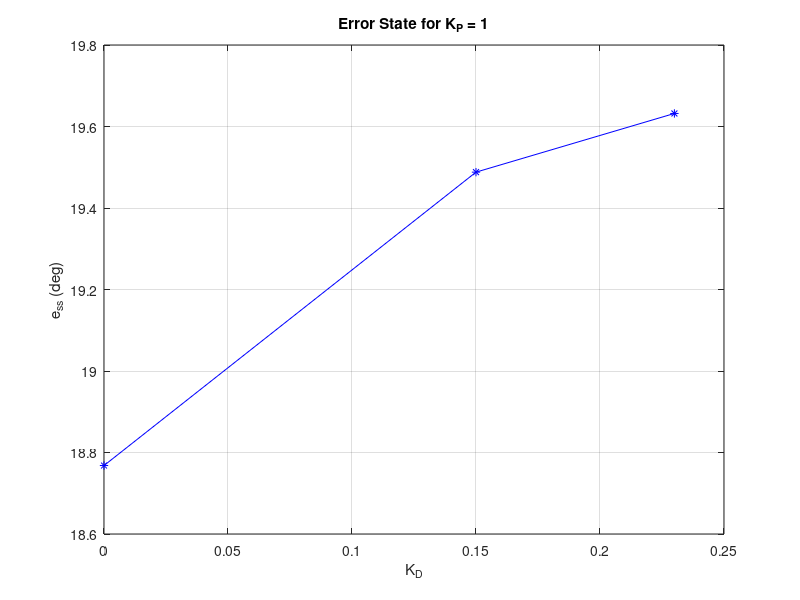
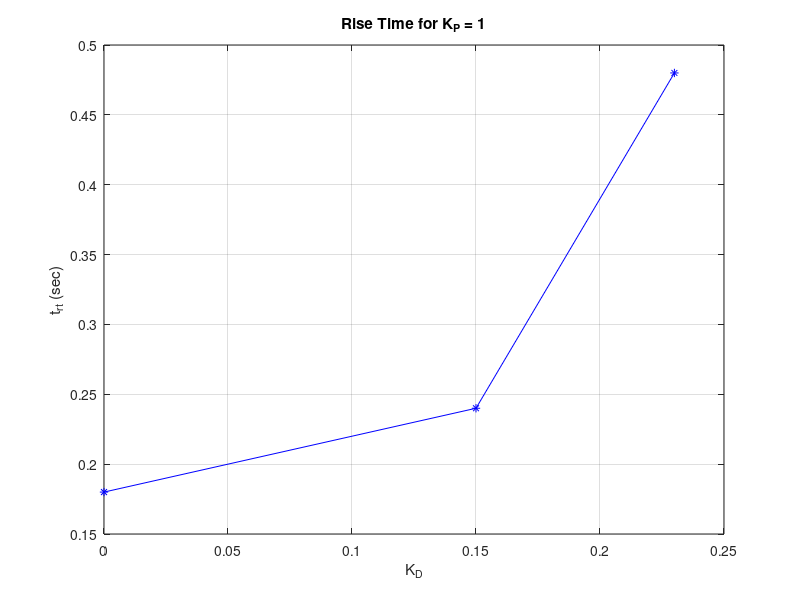
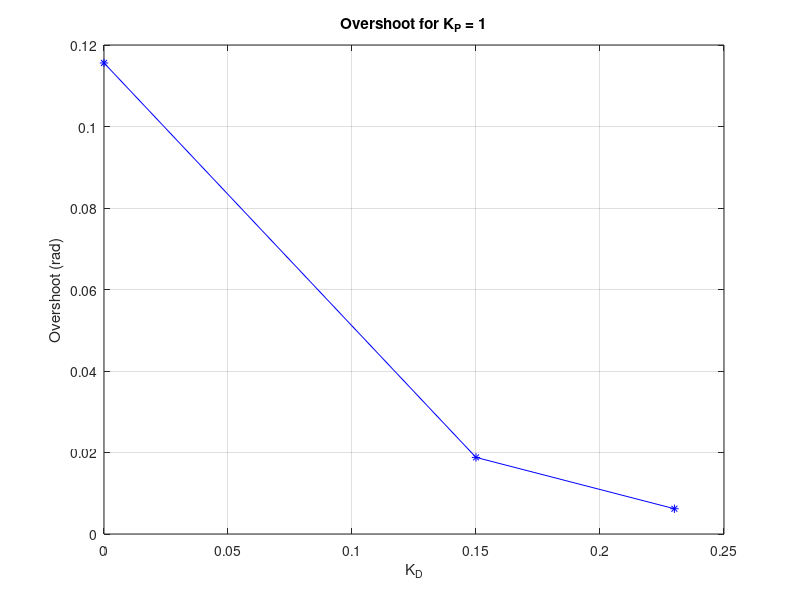
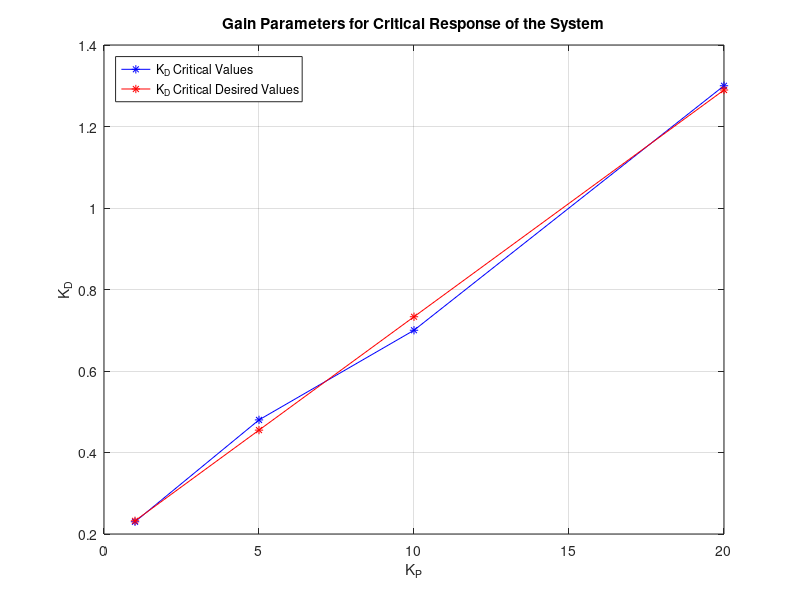

Here is the MATLAB script that generated these plots, in order:
%% Robotics Lab course
% Lab 2 - Pendubot Control

clear;
clc;

%% Pendubot State Characteristics for Kp = 1

Kd = [0 0.15 0.23];
ess = [18.768 19.488 19.632];
trt = [0.18 0.24 0.48];
overshoot = [0.1156 0.0188 0.0062];

figure(1);
clf;
plot(Kd, ess, 'b-*');
grid on;
title("Error State for K_P = 1");
xlabel("K_D");
ylabel("e_s_s (deg)");


figure(2);
clf;
plot(Kd, trt, 'b-*');
grid on;
title("Rise Time for K_P = 1");
xlabel("K_D");
ylabel("t_r_t (sec)");

figure(3);
clf;
plot(Kd, overshoot, 'b-*');
grid on;
title("Overshoot for K_P = 1");
xlabel("K_D");
ylabel("Overshoot (rad)");


%% Critical Region Analysis for Kd

Kp = [1 5 10 20]';
Kd_critical = [0.23 0.48 0.7 1.3]';
b = regress(Kd_critical,[ones(size(Kp)),Kp]);
Kd_critical_desired = [ones(size(Kp)),Kp]*b;
% Kd_critical_desired = a*sqrt(Kp)+b;
figure(4);
clf;
plot(Kp, Kd_critical, 'b-*');
hold on;
plot(Kp, Kd_critical_desired, 'r-*');
grid on;
title("Gain Parameters for Critical Response of the System");
xlabel("K_P");
ylabel("K_D");
legend("K_D Critical Values", "K_D Critical Desired Values","Location","northwest");
